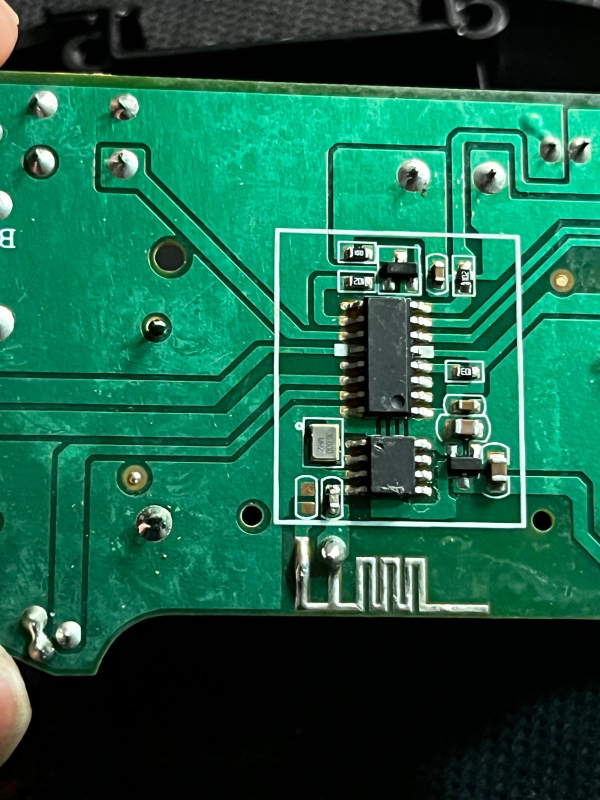
#> input picture LogicAnalyzer/transiever.png, 1200 x 1600 px (shown at 1/2 size)
$ python -i webcam_jump_server.py   (imports and definitions only)   (older library calls are emulated)
#> lines starting #> are read from the running program, lines starting #| are printed output that depends on the picture; after the words box and inside, x2 and y2 are one past the last pixel; in counts of white or black regions, pixels touching at a corner belong together
from __future__ import annotations

import os
import threading
import time
from typing import Dict

import cv2
from flask import Flask, Response, jsonify

# [1 line not run here, left out]


class JumpState:
    def __init__(self, up_duration: float = 2.0, down_duration: float = 1.0, cooldown: float = 1.0) -> None:
#> further down, picture is the input picture: shape (1600, 1200, 3); mean B, G, R 71.9, 96.3, 24.6
        self._lock = threading.Lock()
        self._phase = "IDLE"
        self._phase_end = 0.0
        self._last_trigger = 0.0
        self._up_duration = up_duration
        self._down_duration = down_duration
        self._cooldown = cooldown

    # [18 lines left out: functions trigger, update, not called in this run]

    def status(self) -> Dict[str, str]:
        with self._lock:
            return {"phase": self._phase}


jump_state = JumpState()
camera_index = int(os.environ.get("CAMERA_INDEX", "0"))
# [3 lines not run here, left out]

RED_RATIO_THRESHOLD = 0.008
SAT_MIN = 90
VAL_MIN = 70


def detect_red(frame) -> bool:
    hsv = cv2.cvtColor(frame, cv2.COLOR_BGR2HSV)
#> hsv: shape (1600, 1200, 3); mean H, S, V 66.8, 177.5, 96.6
    lower_red_1 = (0, SAT_MIN, VAL_MIN)
    upper_red_1 = (10, 255, 255)
    lower_red_2 = (160, SAT_MIN, VAL_MIN)
    upper_red_2 = (179, 255, 255)
    mask1 = cv2.inRange(hsv, lower_red_1, upper_red_1)
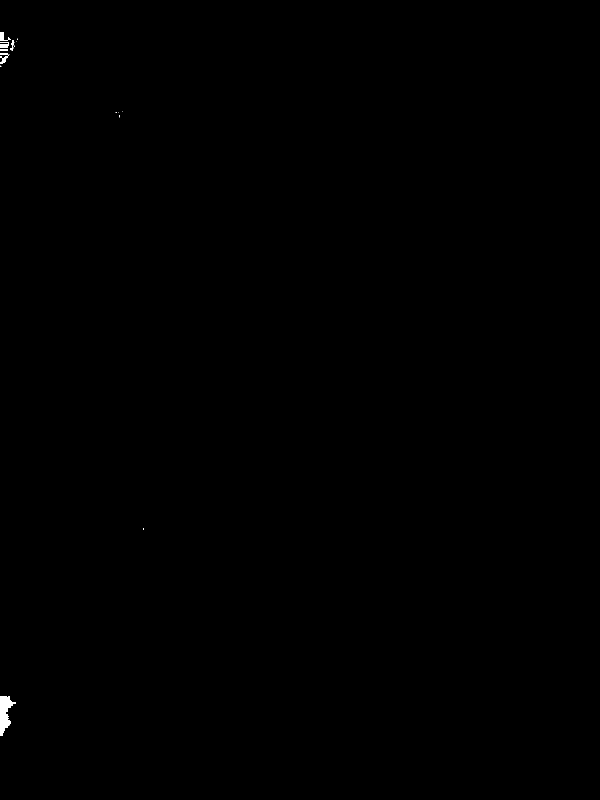
#> mask1: shape (1600, 1200) (shown at 1/2 size); 0.11% white; 21 white regions (14 under 20 px), largest, box (x1, y1, x2, y2) and area: (0, 1392, 32, 1472) 1377, (0, 64, 22, 82) 184, (0, 84, 18, 96) 172
    mask2 = cv2.inRange(hsv, lower_red_2, upper_red_2)
#> mask2: shape (1600, 1200); every value is 0
    mask = cv2.bitwise_or(mask1, mask2)
    red_ratio = cv2.countNonZero(mask) / mask.size
#> red_ratio = 0.00109
    return red_ratio > RED_RATIO_THRESHOLD


# [78 lines left out: functions annotate_frame, frame_stream, index, not called in this run]


# [3 lines that did not run here, left out]


# [3 lines that did not run here, left out]


# [3 lines not run here, left out]

>>> import cv2
>>> picture = cv2.imread('LogicAnalyzer/transiever.png')
>>> result = detect_red(picture)
#> result = False
